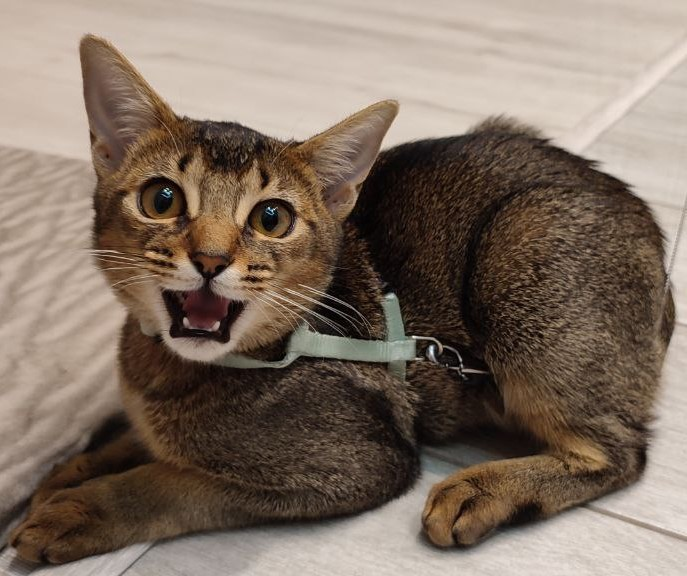
#> input picture cat.jpg, 687 x 576 px
$ jupyter execute --allow-errors lab2.ipynb
#> lines starting #> are read from the running program, lines starting #| are printed output that depends on the picture
[cell 1]
import pandas as pd
import numpy as np
import matplotlib.pyplot as plt
import seaborn as sns
import re, string
from sklearn.preprocessing import LabelEncoder, StandardScaler
from sklearn.decomposition import PCA
from sklearn.manifold import TSNE
from sklearn.cluster import KMeans
from sklearn.utils import shuffle
from PIL import Image
from nltk.corpus import stopwords
from wordcloud import WordCloud
from sklearn. metrics import confusion_matrix, classification_report
from sklearn.feature_extraction.text import TfidfVectorizer, CountVectorizer
from sklearn.model_selection import train_test_split
from sklearn.linear_model import LogisticRegression
from sklearn.neighbors import KNeighborsClassifier
from sklearn.tree import DecisionTreeClassifier
from sklearn.svm import SVC
from sklearn.naive_bayes import MultinomialNB
import warnings
warnings.simplefilter(action='ignore', category=FutureWarning)

#> (a cell that did not finish here is left out)

1. Зниження розмірності і візуалізація даних

[cell 3]
# PCA: pc and info percentage

pca = PCA()
#> (the rest of this cell did not finish here and is left out)

[cell 4]
# PCA

pca = PCA(n_components=2)
#> (the rest of this cell did not finish here and is left out)

[cell 5]
# TSNE

tsne = TSNE(n_components=2)
#> (the rest of this cell did not finish here and is left out)

2. Кластерний аналіз

[cell 6]
# k-means

n_colors = [64, 32, 16, 8, 4, 2]
image = np.array(Image.open('cat.jpg'), dtype=np.float64) / 255

w, h, d = tuple(image.shape)
#> w = 576; h = 687; d = 3
image_array = np.reshape(image, (w * h, d))

for i in range(len(n_colors)):
    image_array_sample = shuffle(image_array, random_state=0, n_samples=1_000)
    kmeans = KMeans(n_clusters=n_colors[i], random_state=0).fit(image_array_sample)
    label = kmeans.predict(image_array)
    plt.figure()
    plt.axis("off")
    plt.title(f"Quantized kishka ({n_colors[i]} colors)")
    plt.imshow(kmeans.cluster_centers_[label].reshape(w, h, -1))
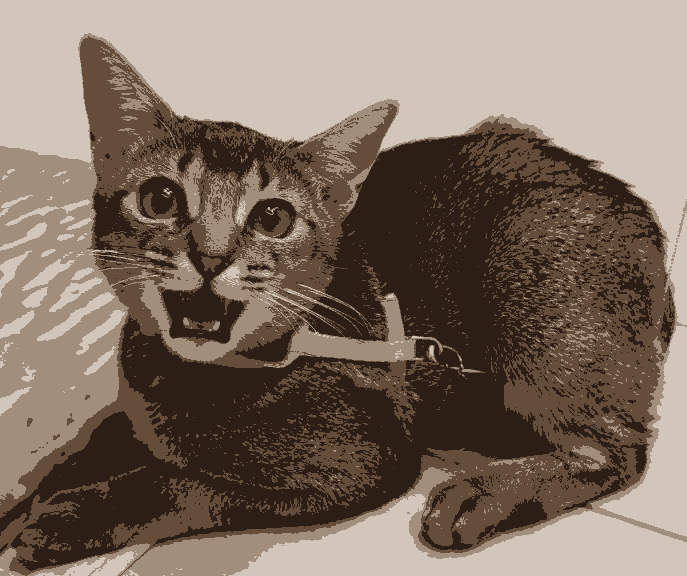
#> shown: shape (576, 687, 3) float64; mean R, G, B 0.504, 0.44, 0.388
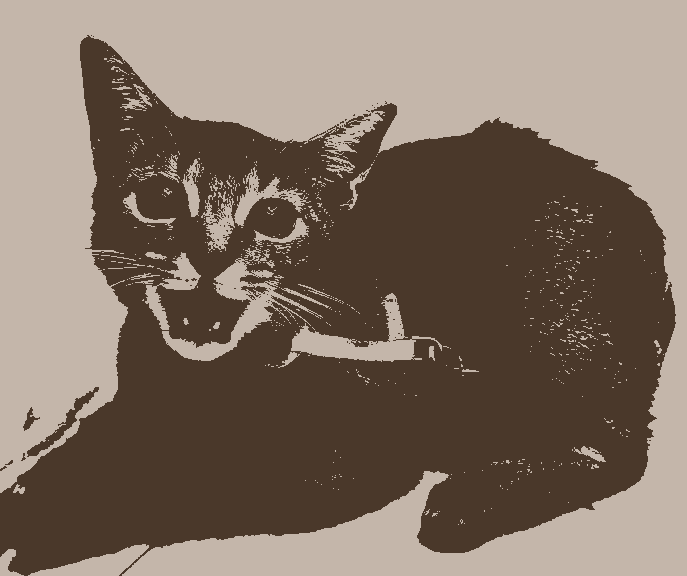
#> shown: shape (576, 687, 3) float64; mean R, G, B 0.508, 0.444, 0.391
